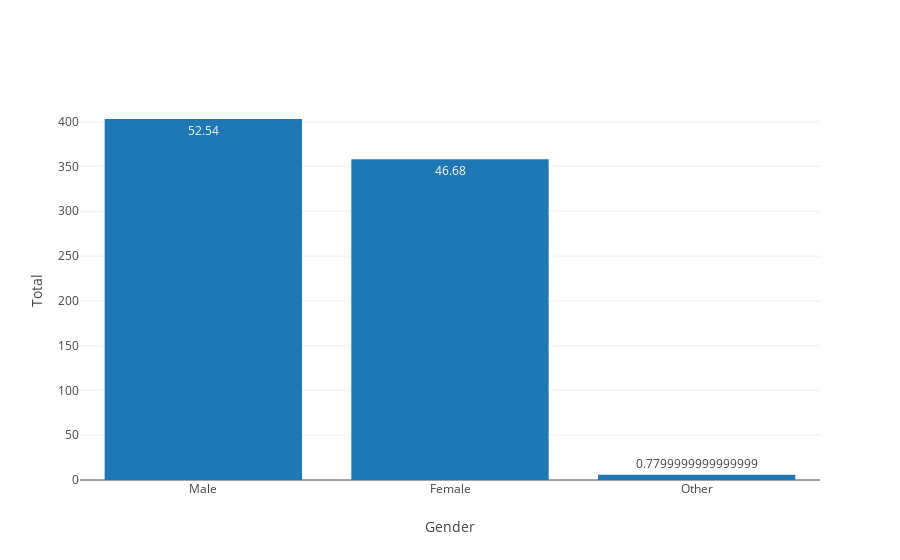

Source (notebook cell):
### Markdown cell above
## Analyzing the balance between genders

Possible responses: 
  * 0 = Male
  * 1 = Female
  * 2 = Other

### Code cell
names_gender = ['Male', 'Female', 'Other']
values_gender = [0, 1, 2]

data_complete_en['Gender'].replace(values_gender, names_gender, inplace=True)

print('Describing the variable Gender')
display(data_complete_en['Gender'].describe())
print('Count of each value in Gender expresed as gender / amount')
display(data_complete_en['Gender'].value_counts().sort_index())
print('Percentage of each value in Gender expresed as gender / percentage')
display(data_complete_en['Gender'].value_counts(
    normalize=True).sort_index().round(4) * 100)

labels_gender = ['Male', 'Female', 'Other']
tickvals_gender = ['0', '1', '2']

data1 = [go.Bar(x=data_complete_en['Gender'].unique(),
                y=data_complete_en['Gender'].value_counts().sort_index(),
                text=(data_complete_en['Gender'].value_counts(
                    normalize=True).sort_index().round(4) * 100),
                name='Gender')]
layout1 = go.Layout(
    xaxis=go.layout.XAxis(
        ticktext=labels_gender,
        tickvals=tickvals_gender,
        title='Gender'
    ),
    yaxis=go.layout.YAxis(
        title="Total"),
    bargap=0.2,
)
fig1 = go.Figure(data=data1, layout=layout1)
iplot(fig1)
plt.show()

### Figure 1 — Plotly figure (JSON) as saved in the notebook; plotly's stock layout.template omitted (floating-point values rounded to 4 significant figures)
{"data": [{"name": "Gender", "text": [52.54, 46.68, 0.78], "type": "bar", "uid": "f631517f-019f-4d81-b6b3-ded59817a0b3", "x": ["Male", "Female", "Other"], "y": [403, 358, 6]}], "layout": {"bargap": 0.2, "xaxis": {"ticktext": ["Male", "Female", "Other"], "tickvals": ["0", "1", "2"], "title": {"text": "Gender"}}, "yaxis": {"title": {"text": "Total"}}}}
